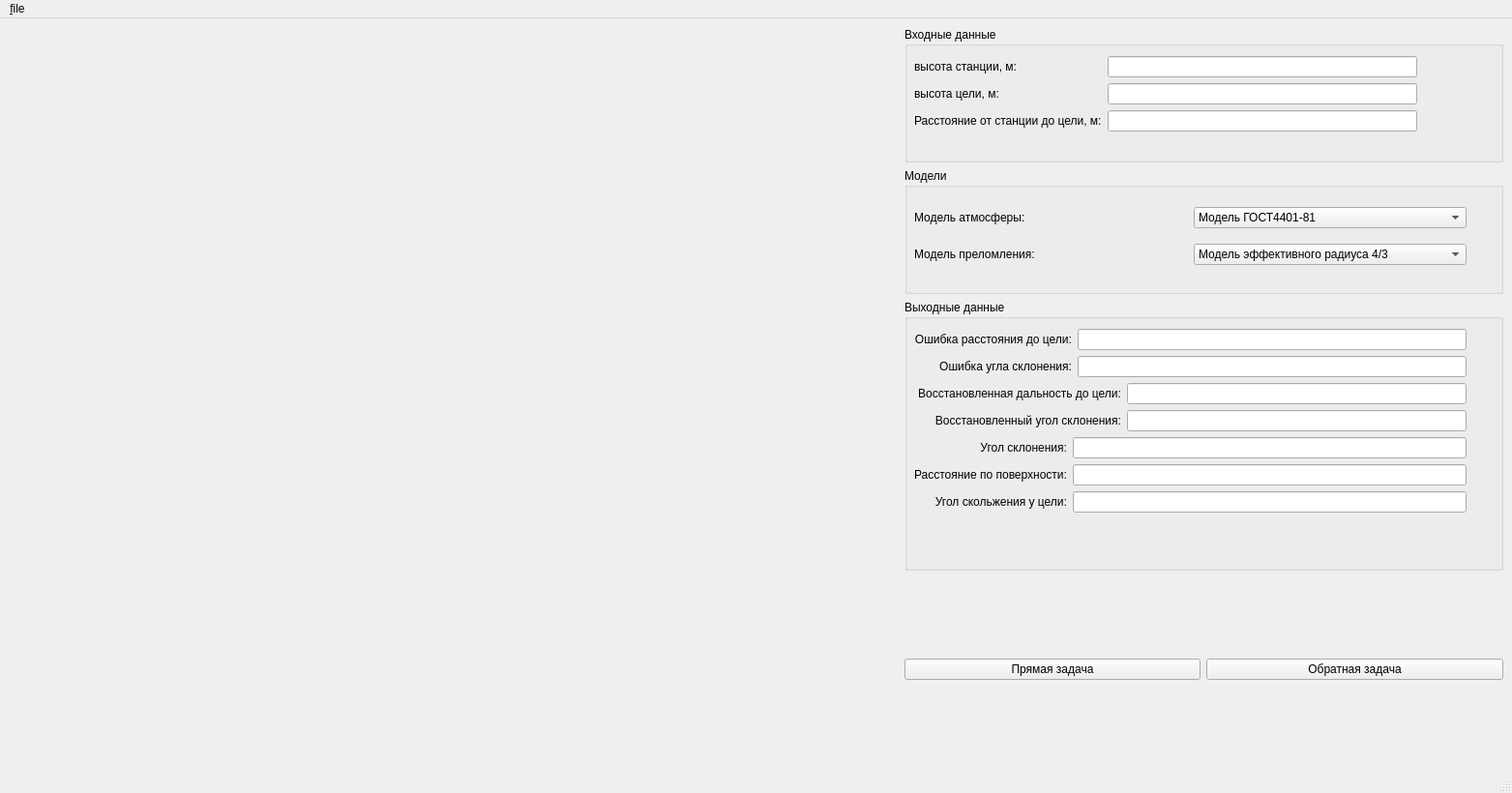
<?xml version="1.0" encoding="UTF-8"?>
<ui version="4.0">
 <class>MainWindow</class>
 <widget class="QMainWindow" name="MainWindow">
  <property name="geometry">
   <rect>
    <x>0</x>
    <y>0</y>
    <width>1563</width>
    <height>820</height>
   </rect>
  </property>
  <property name="windowTitle">
   <string>MainWindow</string>
  </property>
  <widget class="QWidget" name="centralwidget">
   <layout class="QGridLayout" name="gridLayout_6">
    <item row="0" column="1">
     <layout class="QGridLayout" name="gridLayout_5">
      <item row="0" column="0" rowspan="3" colspan="3">
       <widget class="QCustomPlot" name="plot" native="true">
        <property name="minimumSize">
         <size>
          <width>800</width>
          <height>0</height>
         </size>
        </property>
        <property name="acceptDrops">
         <bool>false</bool>
        </property>
       </widget>
      </item>
      <item row="0" column="3" colspan="2">
       <layout class="QVBoxLayout" name="verticalLayout_3">
        <item>
         <layout class="QVBoxLayout" name="verticalLayout_2">
          <item>
           <widget class="QGroupBox" name="input_data_box">
            <property name="enabled">
             <bool>true</bool>
            </property>
            <property name="sizePolicy">
             <sizepolicy hsizetype="Minimum" vsizetype="Maximum">
              <horstretch>0</horstretch>
              <verstretch>0</verstretch>
             </sizepolicy>
            </property>
            <property name="minimumSize">
             <size>
              <width>0</width>
              <height>140</height>
             </size>
            </property>
            <property name="title">
             <string>Входные данные                                                                                                                </string>
            </property>
            <widget class="QWidget" name="gridLayoutWidget_2">
             <property name="geometry">
              <rect>
               <x>10</x>
               <y>30</y>
               <width>571</width>
               <height>112</height>
              </rect>
             </property>
             <layout class="QGridLayout" name="gridLayout_8">
              <property name="sizeConstraint">
               <enum>QLayout::SetFixedSize</enum>
              </property>
              <item row="2" column="1">
               <widget class="QLineEdit" name="distanceToTargetEdit">
                <property name="sizePolicy">
                 <sizepolicy hsizetype="Maximum" vsizetype="MinimumExpanding">
                  <horstretch>0</horstretch>
                  <verstretch>0</verstretch>
                 </sizepolicy>
                </property>
                <property name="minimumSize">
                 <size>
                  <width>320</width>
                  <height>0</height>
                 </size>
                </property>
                <property name="text">
                 <string/>
                </property>
               </widget>
              </item>
              <item row="1" column="1">
               <widget class="QLineEdit" name="targetCoordinatesEdit">
                <property name="sizePolicy">
                 <sizepolicy hsizetype="Maximum" vsizetype="MinimumExpanding">
                  <horstretch>0</horstretch>
                  <verstretch>0</verstretch>
                 </sizepolicy>
                </property>
                <property name="minimumSize">
                 <size>
                  <width>320</width>
                  <height>0</height>
                 </size>
                </property>
                <property name="text">
                 <string/>
                </property>
               </widget>
              </item>
              <item row="0" column="1">
               <widget class="QLineEdit" name="stationCoordinatesEdit">
                <property name="sizePolicy">
                 <sizepolicy hsizetype="Maximum" vsizetype="MinimumExpanding">
                  <horstretch>0</horstretch>
                  <verstretch>0</verstretch>
                 </sizepolicy>
                </property>
                <property name="minimumSize">
                 <size>
                  <width>320</width>
                  <height>0</height>
                 </size>
                </property>
                <property name="inputMask">
                 <string/>
                </property>
                <property name="text">
                 <string/>
                </property>
                <property name="maxLength">
                 <number>32767</number>
                </property>
               </widget>
              </item>
              <item row="2" column="0">
               <widget class="QLabel" name="label">
                <property name="text">
                 <string>Расстояние от станции до цели, м:</string>
                </property>
               </widget>
              </item>
              <item row="1" column="0">
               <widget class="QLabel" name="label_3">
                <property name="text">
                 <string>высота цели, м:</string>
                </property>
               </widget>
              </item>
              <item row="0" column="0">
               <widget class="QLabel" name="label_2">
                <property name="sizePolicy">
                 <sizepolicy hsizetype="Preferred" vsizetype="Preferred">
                  <horstretch>0</horstretch>
                  <verstretch>0</verstretch>
                 </sizepolicy>
                </property>
                <property name="text">
                 <string>высота станции, м:</string>
                </property>
               </widget>
              </item>
             </layout>
            </widget>
           </widget>
          </item>
          <item>
           <widget class="QGroupBox" name="groupBox">
            <property name="sizePolicy">
             <sizepolicy hsizetype="Preferred" vsizetype="Fixed">
              <horstretch>0</horstretch>
              <verstretch>0</verstretch>
             </sizepolicy>
            </property>
            <property name="minimumSize">
             <size>
              <width>0</width>
              <height>130</height>
             </size>
            </property>
            <property name="title">
             <string>Модели</string>
            </property>
            <widget class="QWidget" name="gridLayoutWidget">
             <property name="geometry">
              <rect>
               <x>10</x>
               <y>30</y>
               <width>571</width>
               <height>81</height>
              </rect>
             </property>
             <layout class="QGridLayout" name="gridLayout">
              <item row="1" column="0">
               <widget class="QLabel" name="label_5">
                <property name="text">
                 <string>Модель преломления:</string>
                </property>
               </widget>
              </item>
              <item row="0" column="0">
               <widget class="QLabel" name="label_4">
                <property name="text">
                 <string>Модель атмосферы:</string>
                </property>
               </widget>
              </item>
              <item row="0" column="1">
               <widget class="QComboBox" name="atmosphereModelBox">
                <property name="acceptDrops">
                 <bool>false</bool>
                </property>
                <item>
                 <property name="text">
                  <string>Модель ГОСТ4401-81</string>
                 </property>
                </item>
                <item>
                 <property name="text">
                  <string>Сегментированная модель</string>
                 </property>
                </item>
                <item>
                 <property name="text">
                  <string>Численное интегрирование</string>
                 </property>
                </item>
               </widget>
              </item>
              <item row="1" column="1">
               <widget class="QComboBox" name="refractionModelBox">
                <item>
                 <property name="text">
                  <string>Модель эффективного радиуса 4/3</string>
                 </property>
                </item>
                <item>
                 <property name="text">
                  <string>Численное интегрирование</string>
                 </property>
                </item>
                <item>
                 <property name="text">
                  <string>Геометрическая модель</string>
                 </property>
                </item>
                <item>
                 <property name="text">
                  <string>Среднее  k</string>
                 </property>
                </item>
                <item>
                 <property name="text">
                  <string>Среднее p</string>
                 </property>
                </item>
               </widget>
              </item>
             </layout>
            </widget>
           </widget>
          </item>
          <item>
           <widget class="QGroupBox" name="output_box">
            <property name="sizePolicy">
             <sizepolicy hsizetype="Preferred" vsizetype="Maximum">
              <horstretch>0</horstretch>
              <verstretch>0</verstretch>
             </sizepolicy>
            </property>
            <property name="minimumSize">
             <size>
              <width>0</width>
              <height>280</height>
             </size>
            </property>
            <property name="title">
             <string>Выходные данные</string>
            </property>
            <widget class="QWidget" name="verticalLayoutWidget">
             <property name="geometry">
              <rect>
               <x>10</x>
               <y>30</y>
               <width>571</width>
               <height>365</height>
              </rect>
             </property>
             <layout class="QVBoxLayout" name="verticalLayout">
              <item>
               <layout class="QGridLayout" name="gridLayout_4">
                <property name="sizeConstraint">
                 <enum>QLayout::SetDefaultConstraint</enum>
                </property>
                <item row="1" column="0">
                 <widget class="QLabel" name="inaccuracyOfDeclinationAngle">
                  <property name="text">
                   <string>Ошибка угла склонения:</string>
                  </property>
                  <property name="alignment">
                   <set>Qt::AlignRight|Qt::AlignTrailing|Qt::AlignVCenter</set>
                  </property>
                 </widget>
                </item>
                <item row="0" column="0">
                 <widget class="QLabel" name="inaccuracyOfTargetDistance">
                  <property name="text">
                   <string>Ошибка расстояния до цели:</string>
                  </property>
                  <property name="alignment">
                   <set>Qt::AlignRight|Qt::AlignTrailing|Qt::AlignVCenter</set>
                  </property>
                 </widget>
                </item>
                <item row="2" column="0" colspan="2">
                 <layout class="QGridLayout" name="gridLayout_3">
                  <item row="1" column="1">
                   <widget class="QLineEdit" name="recalculatedDeclinationAngleEdit">
                    <property name="readOnly">
                     <bool>true</bool>
                    </property>
                   </widget>
                  </item>
                  <item row="0" column="1">
                   <widget class="QLineEdit" name="recalculatedDistanceToTargetEdit">
                    <property name="readOnly">
                     <bool>true</bool>
                    </property>
                   </widget>
                  </item>
                  <item row="0" column="0">
                   <widget class="QLabel" name="recalculatedDistanceToTarget">
                    <property name="text">
                     <string> Восстановленная дальность до цели:</string>
                    </property>
                    <property name="alignment">
                     <set>Qt::AlignRight|Qt::AlignTrailing|Qt::AlignVCenter</set>
                    </property>
                   </widget>
                  </item>
                  <item row="3" column="0" colspan="2">
                   <widget class="QLabel" name="label_6">
                    <property name="text">
                     <string/>
                    </property>
                   </widget>
                  </item>
                  <item row="1" column="0">
                   <widget class="QLabel" name="recalculatedDeclinationAngle">
                    <property name="text">
                     <string>Восстановленный угол склонения:</string>
                    </property>
                    <property name="alignment">
                     <set>Qt::AlignRight|Qt::AlignTrailing|Qt::AlignVCenter</set>
                    </property>
                   </widget>
                  </item>
                  <item row="2" column="0" colspan="2">
                   <layout class="QGridLayout" name="gridLayout_2">
                    <property name="sizeConstraint">
                     <enum>QLayout::SetFixedSize</enum>
                    </property>
                    <item row="0" column="0">
                     <widget class="QLabel" name="declinationAngle">
                      <property name="sizePolicy">
                       <sizepolicy hsizetype="Preferred" vsizetype="Minimum">
                        <horstretch>0</horstretch>
                        <verstretch>0</verstretch>
                       </sizepolicy>
                      </property>
                      <property name="minimumSize">
                       <size>
                        <width>0</width>
                        <height>20</height>
                       </size>
                      </property>
                      <property name="text">
                       <string>Угол склонения:</string>
                      </property>
                      <property name="alignment">
                       <set>Qt::AlignRight|Qt::AlignTrailing|Qt::AlignVCenter</set>
                      </property>
                     </widget>
                    </item>
                    <item row="1" column="0">
                     <widget class="QLabel" name="distanceToSurface">
                      <property name="text">
                       <string>Расстояние по поверхности:</string>
                      </property>
                      <property name="alignment">
                       <set>Qt::AlignRight|Qt::AlignTrailing|Qt::AlignVCenter</set>
                      </property>
                     </widget>
                    </item>
                    <item row="1" column="1">
                     <widget class="QLineEdit" name="distanceToSurfaceEdit">
                      <property name="readOnly">
                       <bool>true</bool>
                      </property>
                     </widget>
                    </item>
                    <item row="0" column="1">
                     <widget class="QLineEdit" name="declinationAngleEdit">
                      <property name="sizePolicy">
                       <sizepolicy hsizetype="Expanding" vsizetype="Fixed">
                        <horstretch>0</horstretch>
                        <verstretch>0</verstretch>
                       </sizepolicy>
                      </property>
                      <property name="minimumSize">
                       <size>
                        <width>0</width>
                        <height>20</height>
                       </size>
                      </property>
                      <property name="text">
                       <string/>
                      </property>
                      <property name="readOnly">
                       <bool>true</bool>
                      </property>
                     </widget>
                    </item>
                    <item row="2" column="0">
                     <widget class="QLabel" name="slidingAngle">
                      <property name="text">
                       <string> Угол скольжения у цели:</string>
                      </property>
                      <property name="alignment">
                       <set>Qt::AlignRight|Qt::AlignTrailing|Qt::AlignVCenter</set>
                      </property>
                     </widget>
                    </item>
                    <item row="2" column="1">
                     <widget class="QLineEdit" name="slidingAngleEdit">
                      <property name="readOnly">
                       <bool>true</bool>
                      </property>
                     </widget>
                    </item>
                   </layout>
                  </item>
                 </layout>
                </item>
                <item row="0" column="1">
                 <widget class="QLineEdit" name="inaccuracyOfTargetDistanceEdit">
                  <property name="readOnly">
                   <bool>true</bool>
                  </property>
                 </widget>
                </item>
                <item row="1" column="1">
                 <widget class="QLineEdit" name="inaccuracyOfDeclinationAngleEdit">
                  <property name="readOnly">
                   <bool>true</bool>
                  </property>
                 </widget>
                </item>
               </layout>
              </item>
             </layout>
            </widget>
           </widget>
          </item>
         </layout>
        </item>
       </layout>
      </item>
      <item row="1" column="4" rowspan="2">
       <widget class="QPushButton" name="reverseTaskButton">
        <property name="text">
         <string>Обратная задача</string>
        </property>
       </widget>
      </item>
      <item row="1" column="3" rowspan="2">
       <widget class="QPushButton" name="directTaskButton">
        <property name="text">
         <string>Прямая задача</string>
        </property>
       </widget>
      </item>
     </layout>
    </item>
   </layout>
  </widget>
  <widget class="QMenuBar" name="menubar">
   <property name="geometry">
    <rect>
     <x>0</x>
     <y>0</y>
     <width>1563</width>
     <height>22</height>
    </rect>
   </property>
   <widget class="QMenu" name="menufile">
    <property name="title">
     <string>&amp;file</string>
    </property>
   </widget>
   <addaction name="menufile"/>
  </widget>
  <widget class="QStatusBar" name="statusbar"/>
 </widget>
 <customwidgets>
  <customwidget>
   <class>QCustomPlot</class>
   <extends>QWidget</extends>
   <header>qcustomplot.h</header>
   <container>1</container>
  </customwidget>
 </customwidgets>
 <resources/>
 <connections/>
</ui>
